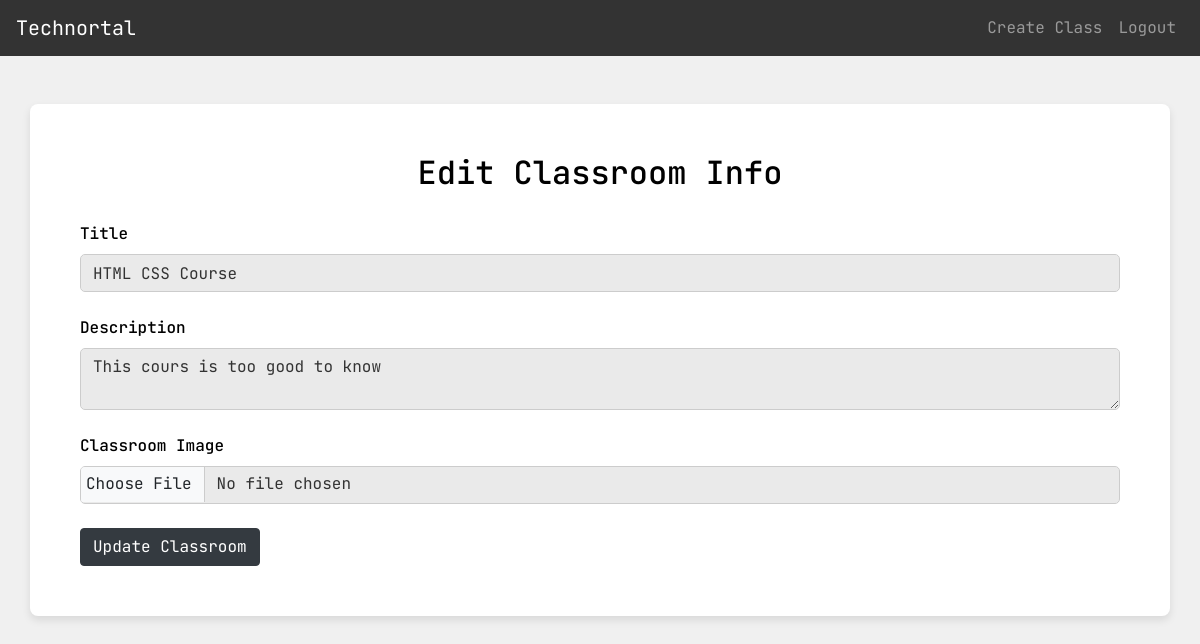
The app's page /classrooms/5/edit (signed in) with its own data.
### app/models.py (models this page shows)
class Classroom(db.Model):
    id = db.Column(db.Integer, primary_key=True)
    title = db.Column(db.String(100), nullable=False)
    description = db.Column(db.Text)
    teacher_id = db.Column(db.Integer, db.ForeignKey('user.id', ondelete='CASCADE'), nullable=False)
    created_at = db.Column(db.DateTime, default=datetime.utcnow)
    photo_url = db.Column(db.String(200))
    class_code = db.Column(db.String(10), unique=True, nullable=False)
    chapters = db.relationship('Chapter', backref='classroom', lazy=True, cascade='all, delete-orphan')

### app/routes/classroom.py (the view, shortened to what this page needs)
@classroom.route('/classrooms/<int:id>/edit', methods=['GET', 'POST'])
@login_required
def edit_class(id):
    classroom = Classroom.query.get_or_404(id)
    if current_user.role != 'teacher' or classroom.teacher_id != current_user.id:
        flash('Only the teacher can edit this classroom.', 'warning')
        return redirect(url_for('main.classroom.view_class', id=id))
    form = ClassroomForm(obj=classroom)
    return render_template('edit_class.html', form=form, classroom=classroom)

### app/forms.py
class ClassroomForm(FlaskForm):
    title = StringField('Title', validators=[DataRequired(), Length(min=1, max=100)])
    description = TextAreaField('Description', validators=[Length(max=5000)])  # Optional description
    photo = FileField('Classroom Image', validators=[FileAllowed(['jpg', 'png'], 'Images only!')])  # Image upload field
    submit = SubmitField('Create Classroom')

### app/__init__.py (called while the page is built)
@login_manager.user_loader
def load_user(user_id):
    return User.query.get(int(user_id))

### app/templates/edit_class.html (shortened to what this page needs)
{% extends 'base.html' %}
{%block style_block %}
<link rel="stylesheet" href="{{url_for('static',filename='css/class_create.css')}}"> {%endblock%}
{% block content %}
<div class="container mt-5">
    <div class="card">
        <h2>Edit Classroom Info</h2>
        <form method="POST" enctype="multipart/form-data">
            <div class="form-group mb-4">
                {{ form.title.label(class="form-label") }}
                {{ form.title(class="form-control") }}
            </div>
            <div class="form-group mb-4">
                {{ form.description.label(class="form-label") }}
                {{ form.description(class="form-control") }}
            </div>
            <div class="form-group mb-4">
                {{ form.photo.label(class="form-label") }}
                {{ form.photo(class="form-control") }}
            </div>
            <button type="submit" class="btn btn-dark">Update Classroom</button>
        </form>
    </div>
</div>
{% endblock %}

### app/static/css/class_create.css (style rules this page uses)
body { font-family: "JetBrains Mono", monospace; background-color: #f0f0f0; color: #333; }
.container { background-color: #fff; padding: 30px; border-radius: 8px; box-shadow: 0 4px 8px rgba(0, 0, 0, 0.1); }
h2 { color: #000; font-weight: 500; margin-bottom: 30px; text-align: center; }
.form-control { background-color: #eaeaea; border: 1px solid #ccc; border-radius: 5px; color: #333; }
.form-label { font-weight: 500; color: #000; }
.card { background-color: #fff; border: none; border-radius: 10px; padding: 20px; }
input[type="file"] { padding: 5px; }

### records on screen
Classroom: title "HTML CSS Course", description "This cours is too good to know"
